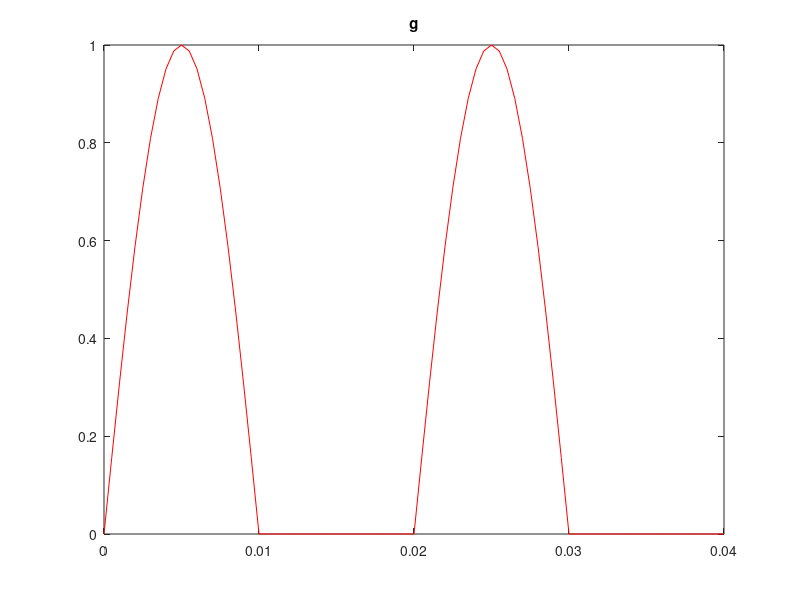
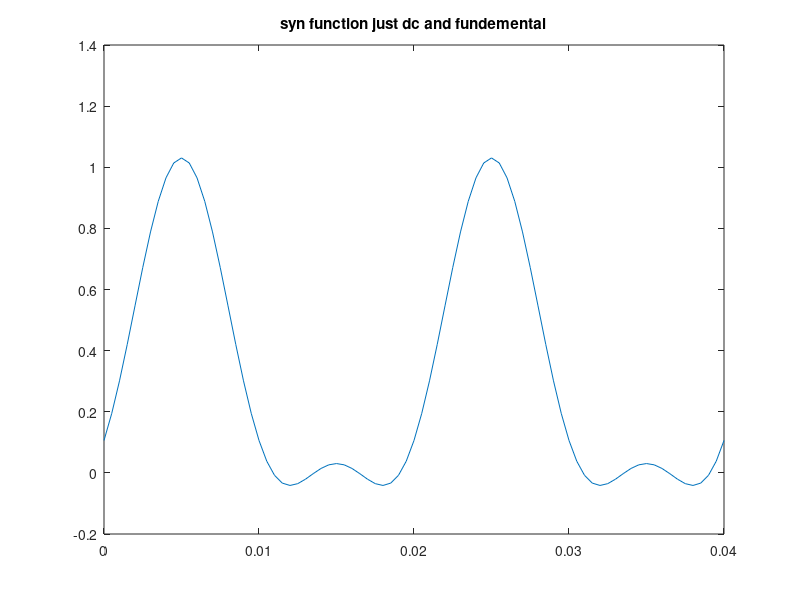
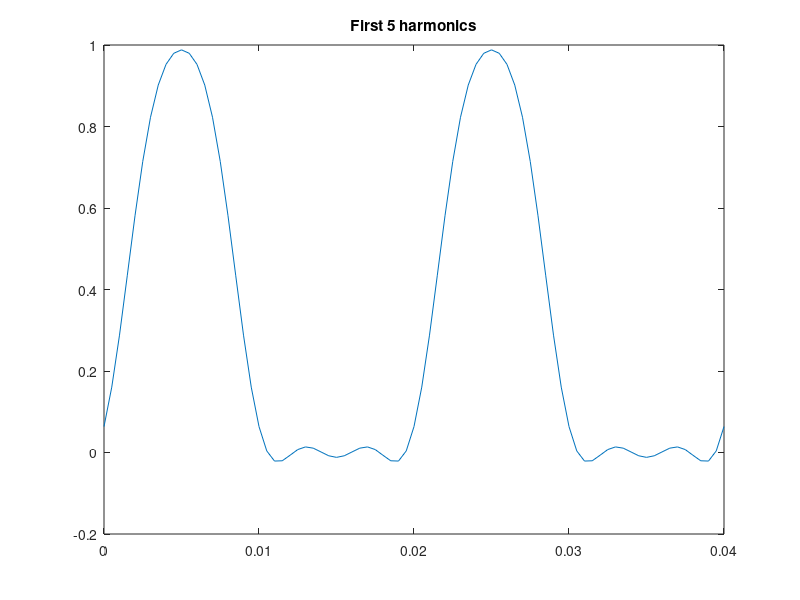
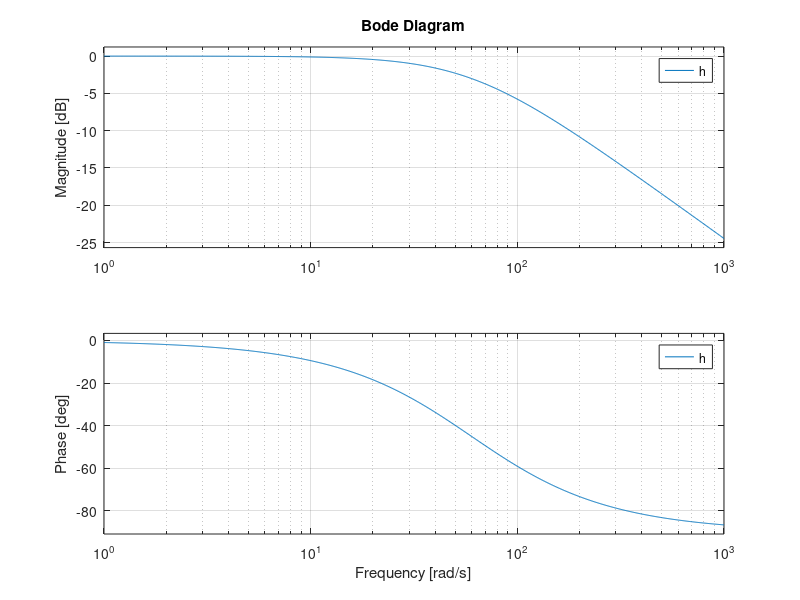

Reproduce these figures in MATLAB, in order.
clc
clear

load ExamData.mat

figure;
plot(t,g,'r')
title('g')

w=314.16;
T=.02;
syn_g_dc=(1/pi)+(1/2)*sin(w*t);
syn_g=syn_g_dc-[(2/pi)*(1/3)*cos(2*w*t)];

figure;
plot(t,syn_g)
title('syn function just dc and fundemental')
x1=sum((g(:)-real(syn_g(:))).^2);
fprintf('error is %f\n', x1) 


syn_g=0;
for n=[2 4]
syn_g=((1/(n^2-1))*cos(n*w*t))+syn_g;
end 
syn_g=syn_g_dc-(2/pi)*syn_g;

figure;
plot(t,syn_g)
title('First 5 harmonics')
x2=sum((g(:)-real(syn_g(:))).^2);
fprintf('error is %f\n', x2)


syn_g=0;
for n=[2:2:10]
syn_g=((1/(n^2-1))*cos(n*w*t))+syn_g;
end 
syn_g=syn_g_dc-(2/pi)*syn_g;

figure;
plot(t,syn_g)
title('First 5 non-zero')
x3=sum((g(:)-real(syn_g(:))).^2);
fprintf('error is %f\n', x3)
%%
%part 5


h=tf([60], [1 60]);
z=[.1:.005:500];
bode(h)
figure(5)
hold on
bode(h,z)
%%
%part 7 and 8
syn_g=0;
for n=[2]
syn_g=((1/(n^2-1))*cos(n*w*t))+syn_g;
end 
syn_g_2=syn_g_dc-(2/pi)*syn_g

response=conv(syn_g_2, 60/(60+j*w));
mag=real(response);
ang=angle(response);
figure(9)
plot(t,mag)
figure(10)
plot(t,ang*(180/pi))
